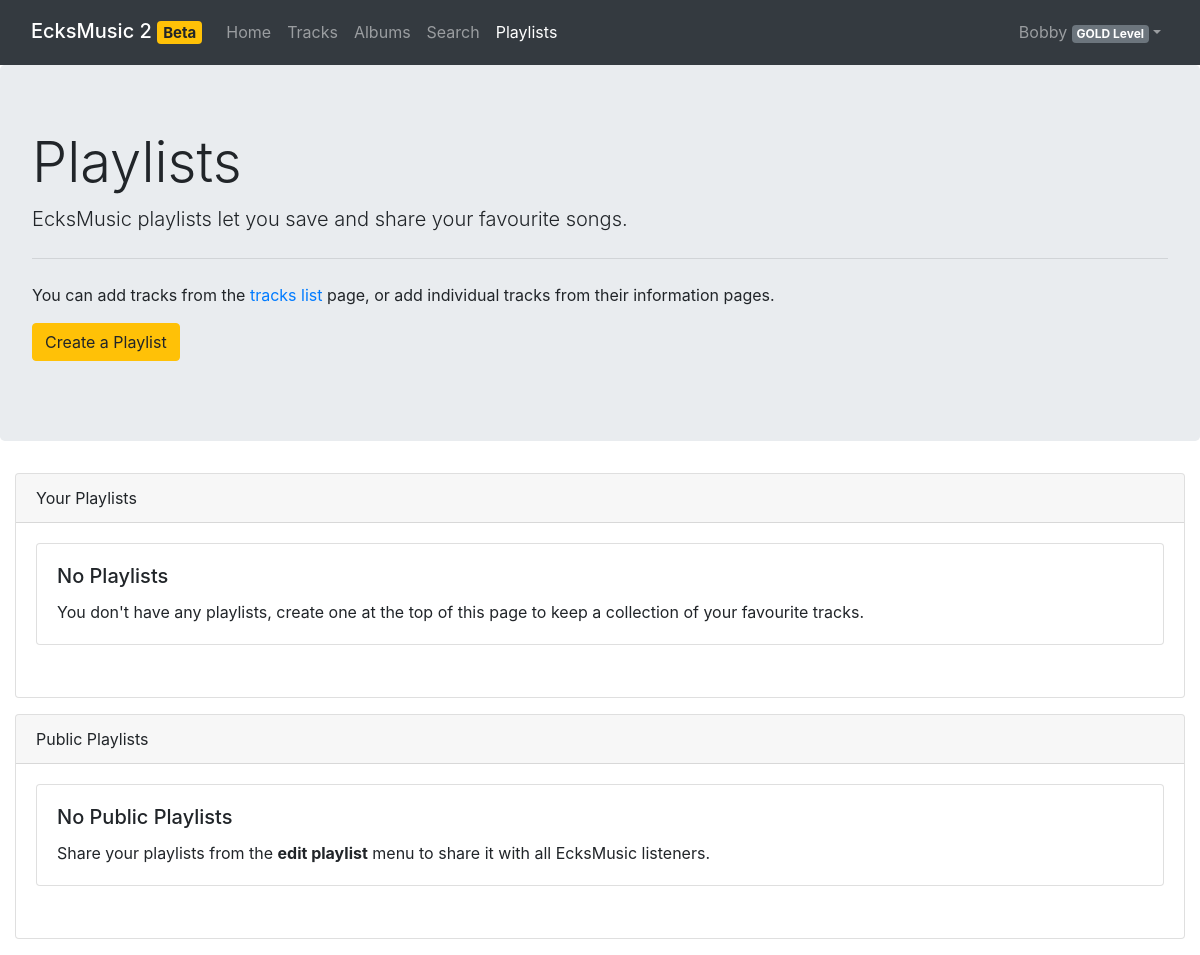
Before: /pages/playlist.php (signed in) with the older database file.
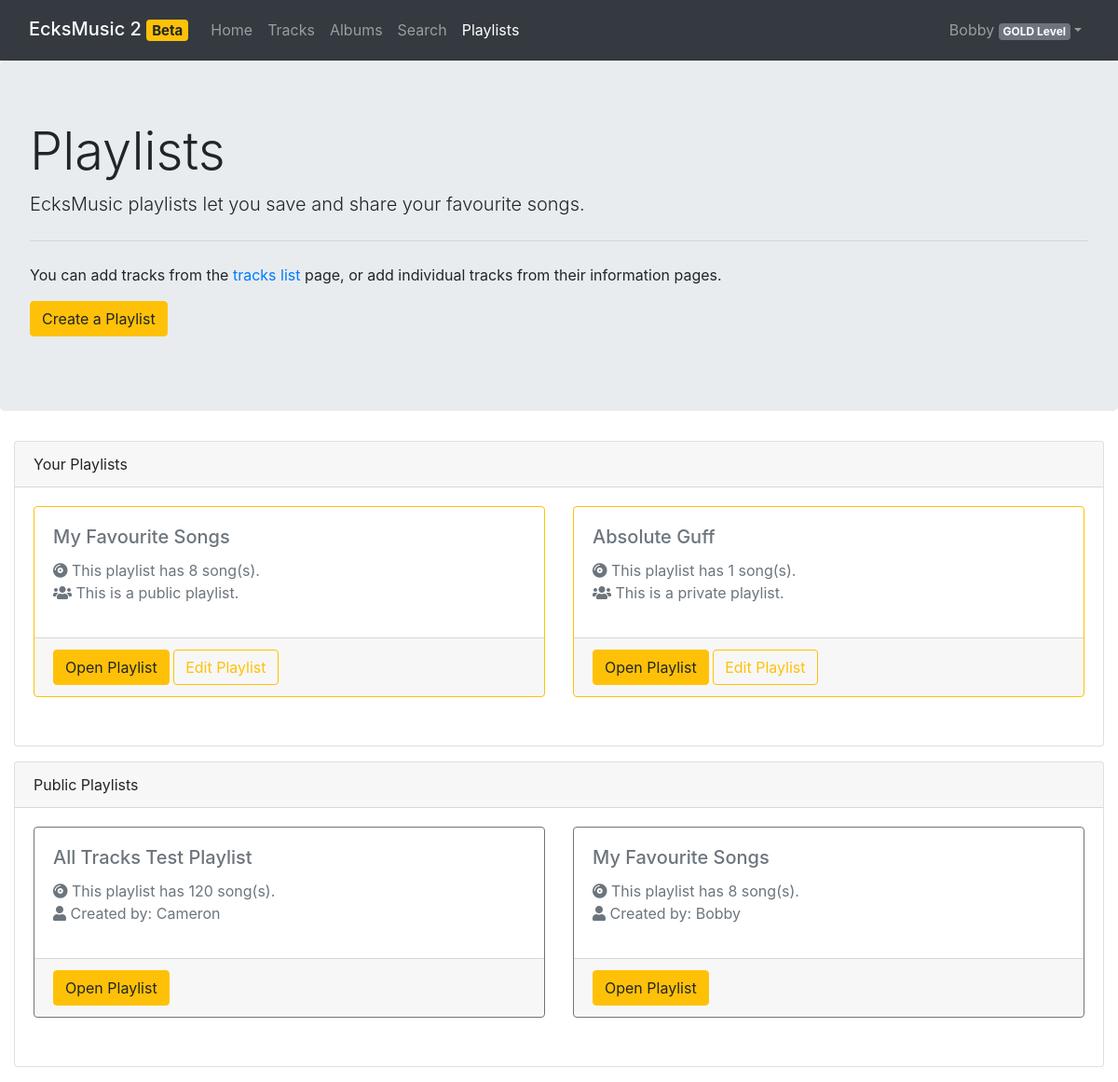
After: the same page with the newer database file.
### tables this page shows
CREATE TABLE `playlists` (
  `playlist_id` int(11) NOT NULL AUTO_INCREMENT,
  `owner_id` int(11) NOT NULL,
  `playlist_name` varchar(255) DEFAULT NULL,
  `public` tinyint(4) NOT NULL DEFAULT 0,
  PRIMARY KEY (`playlist_id`),
  KEY `playlist_owner_idx` (`owner_id`),
  CONSTRAINT `playlist_owner` FOREIGN KEY (`owner_id`) REFERENCES `users` (`id`) ON DELETE NO ACTION ON UPDATE NO ACTION
);

CREATE TABLE `users` (
  `id` int(11) NOT NULL,
  `username` varchar(45) NOT NULL,
  `password` varchar(255) NOT NULL,
  `offer_id` int(11) NOT NULL,
  PRIMARY KEY (`id`),
  UNIQUE KEY `id_UNIQUE` (`id`),
  UNIQUE KEY `username_UNIQUE` (`username`),
  KEY `offer_id_idx` (`offer_id`),
  CONSTRAINT `offer_id` FOREIGN KEY (`offer_id`) REFERENCES `offers` (`offer_id`) ON DELETE NO ACTION ON UPDATE NO ACTION
);

### src/php/playlists.php (called while the page is built, shortened)
<?php
require_once 'music.php';
require_once 'auth.php';
require_once 'recommend.php';
class Playlist
{
  public function __construct(int $Id, int $OwnerId, string $Name, bool $Public)
  {
    global $pdo;
    $this->Id = $Id;
    $this->Name = $Name;
    $this->Tracks = [];
    $this->Public = $Public;
    $this->OwnerName = Users::getUsername($OwnerId);
    $query = $pdo->prepare("SELECT * FROM playlist_entries NATURAL JOIN tracks NATURAL JOIN albums NATURAL JOIN artists WHERE playlist_id = ?");
    $result = $query->execute([$this->Id]);
    foreach ($query->fetchAll(PDO::FETCH_ASSOC) as $Track) {
      array_push($this->Tracks, new Track(
        $Track
      ));
    }
  }
}
class Playlists
{
  static function getPublic(): array
  {
    global $pdo;
    $query = $pdo->query("SELECT * FROM playlists WHERE public = 1;");
    $Playlists = [];
    foreach ($query->fetchAll(PDO::FETCH_ASSOC) as $playlist) {
      array_push($Playlists, new Playlist(
        $playlist['playlist_id'],
        $playlist['owner_id'],
        $playlist['playlist_name'],
        $playlist['public']
      ));
    }
    return $Playlists;
  }
  static function getForUser(int $UserId): array
  {
    global $pdo;
    $query = $pdo->prepare("SELECT * FROM playlists WHERE owner_id = :owner;");
    $query->bindValue("owner", $UserId, PDO::PARAM_INT);
    $result = $query->execute();
    $Playlists = [];
    foreach ($query->fetchAll(PDO::FETCH_ASSOC) as $playlist) {
      array_push($Playlists, new Playlist(
        $playlist['playlist_id'],
        $playlist['owner_id'],
        $playlist['playlist_name'],
        $playlist['public']
      ));
    }
    return $Playlists;
  }
}

### src/php/auth.php (called while the page is built, shortened)
<?php
require_once 'offers.php';
require_once 'database.php';
require_once 'playlists.php';
class Users
{
  static function getUsername(int $Id): string
  {
    global $pdo;
    $query = $pdo->prepare("SELECT username FROM users WHERE id = ?");
    $query->execute([$Id]);
    return $query->fetch(PDO::FETCH_ASSOC)['username'];
  }
}

### src/php/music.php (called while the page is built, shortened)
<?php
class Artist {
  public function __construct(int $Id, string $Name) {
    $this->Name = $Name;
  }
}
class Track {
  public function __construct($result)
  {
    $this->Artist = new Artist($result['artist_id'], $result['artist_name']);
    $this->Name = $result['track_name'];
  }
}

### src/pages/playlist.php (the view, shortened to what the changed rows need)
<?php
require_once '../php/auth.php';
require_once '../php/playlists.php';
if (isset($_SESSION['User'])) $user = unserialize($_SESSION['User']);
?>
<!DOCTYPE html>
<html lang="en">
<head>
  <link rel="stylesheet" href="https://cdn.jsdelivr.net/npm/bootstrap@4.6.0/dist/css/bootstrap.min.css"
>
  <link rel="stylesheet" href="https://cdnjs.cloudflare.com/ajax/libs/font-awesome/5.15.2/css/all.min.css"
/>
  <link rel="stylesheet" href="../css/stylesheet.css"/>
</head>
<body>
<nav class="navbar navbar-expand-md navbar-dark bg-dark sticky-top">
  <div class="container-fluid">
    <h2><a class="navbar-brand" href="../">EcksMusic 2 <span class="badge badge-warning">Beta</span></a></h2>
  </div>
</nav>
<div class="jumbotron">
  <h1 class="display-4">Playlists</h1>
</div>
<div class="container-fluid">
  <div class="card card-fluid">
    <div class="card-body">
      <div class="row">
        <?php
        $privatePlaylists = Playlists::getForUser($user->Id);
        if (count($privatePlaylists) == 0) {
          echo '
          <div class="col-md-12">
            <div class="card">
              <div class="card-body">
                <h5 class="card-title">No Playlists</h5>
                <p class="card-text">
                  You don\'t have any playlists, create one at the top of this page to keep a collection
                  of your favourite tracks.
                </p>
              </div>
            </div>
          </div>
          ';
        } else
        {
          foreach ($privatePlaylists as $playlist) {
            $type = ($playlist->Public ? "public" : "private");
            $editPlaylistFunction = "
            editPlaylistModal(" . $playlist->Id . ", '" . $playlist->Name . "', " . $playlist->Public . ");
            return true;
            ";
            echo '
            <div class="col-md-6">
              <div class="card border-warning mb-3">
                <div class="card-body text-secondary row">
                  <div class="col-md-10">
                    <h5 class="card-title">' . $playlist->Name . '</h5>
                    <p class="card-text"><span class="fas fa-compact-disc"></span>
                    This playlist has ' . count($playlist->Tracks) . ' song(s).</br>
                    <span class="fas fa-users"></span> This is a ' . $type . ' playlist.
                    </p>
                  </div>
                </div>
                <div class="card-footer">
                  <a class="btn btn-warning" href="playlist_info.php?id=' . $playlist->Id . '">Open Playlist</a>
                  <button onclick="' . $editPlaylistFunction . '" class="btn btn-outline-warning">Edit Playlist</button>
                </div>
              </div>
            </div>
            ';
          }
        }
        ?>
      </div>
    </div>
  </div>
  <div class="card card-fluid">
    <div class="card-body">
      <div class="row">
        <?php
        $publicPlaylists = Playlists::getPublic();
        if (count($publicPlaylists) == 0) {
          echo '
          <div class="col-md-12">
            <div class="card">
              <div class="card-body">
                <h5 class="card-title">No Public Playlists</h5>
                <p class="card-text">
                  Share your playlists from the <b>edit playlist</b> menu to share it with all
                  EcksMusic listeners.
                </p>
              </div>
            </div>
          </div>
          ';
        } else
        {
          foreach ($publicPlaylists as $playlist) {
            echo '
            <div class="col-md-6">
              <div class="card border-secondary mb-3">
                <div class="card-body text-secondary row">
                  <div class="col-md-10">
                    <h5 class="card-title">' . $playlist->Name . '</h5>
                    <p class="card-text"><span class="fas fa-compact-disc"></span>
                    This playlist has ' . count($playlist->Tracks) . ' song(s).</br>
                    <span class="fas fa-user"></span> Created by: ' . $playlist->OwnerName . '
                    </p>
                  </div>
                </div>
                <div class="card-footer">
                  <a class="btn btn-warning" href="playlist_info.php?id=' . $playlist->Id . '">Open Playlist</a>
                </div>
              </div>
            </div>
            ';
          }
        }
        ?>
      </div>
    </div>
  </div>
</div>
</body>
</html>

Changed rows visible on the page:
added playlists: playlist_name "My Favourite Songs", count($playlist->Tracks) "8", public "public", owner.username "Bobby"
added playlists: playlist_name "Absolute Guff", count($playlist->Tracks) "1", public "private", shown under "Playlists"
added playlists: playlist_name "All Tracks Test Playlist", count($playlist->Tracks) "120", owner.username "Cameron"
Other visible differences:
text no longer shown: "No Playlists You don ' t have any playlists, create one at the top of this page to keep a collection of your favourite tracks. No Public Playlists Share your playlists from the edit playlist menu to share it with all EcksMusic listeners."
